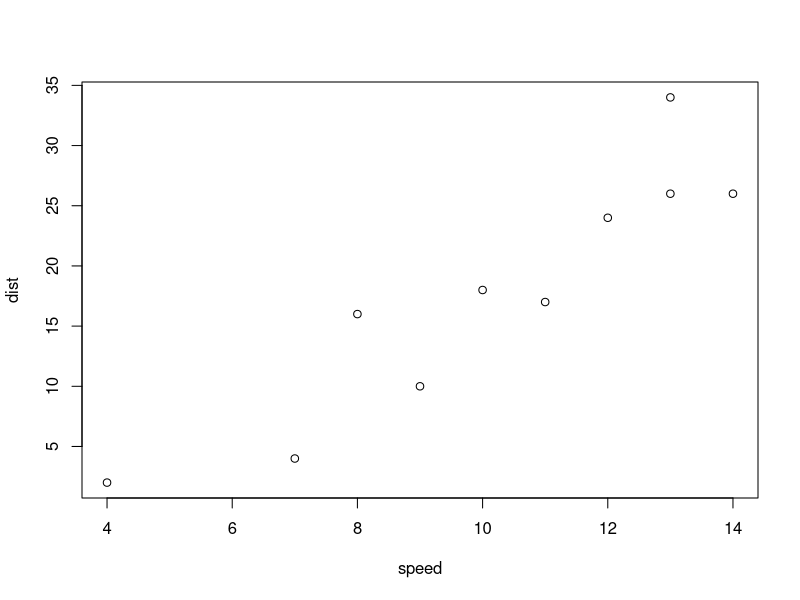

This chart was generated by the following R code:
speed <- c(4,7,8,9,10,11,12,13,13,14)
dist <- c(2,4,16,10,18,17,24,34,26,26)
summary(speed) #speed의 기초통계량
summary(dist)
cor(speed,dist) #speed,dist의 상관계수
plot(speed,dist) #speed,dist의 산점도

getwd() #현재의 작업 디렉토리 확인
ls() #작업공간에 임시 저장된 객체 리스트 확인

install.packages("tidyverse")
library(tidyverse)
